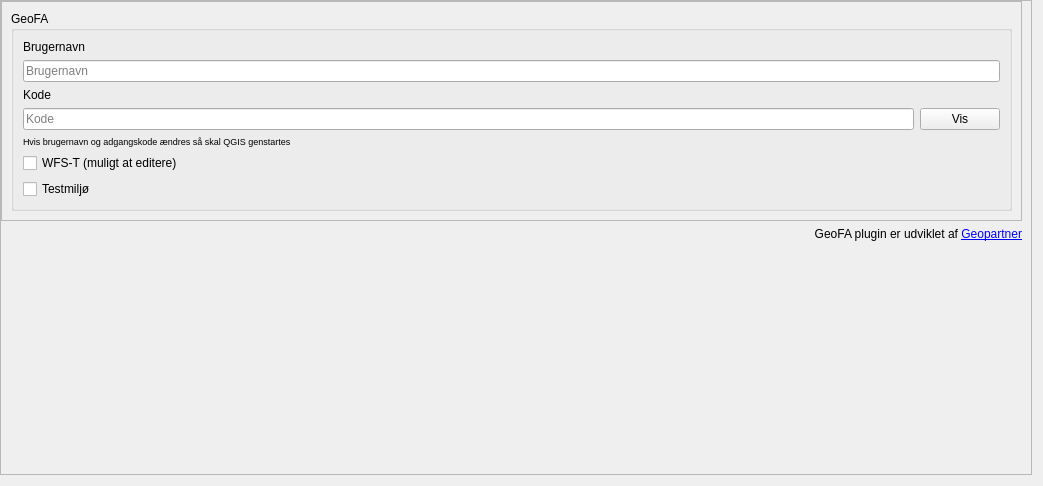
<?xml version="1.0" encoding="UTF-8"?>
<ui version="4.0">
 <class>mapregConfigWidget</class>
 <widget class="QWidget" name="mapregConfigWidget">
  <property name="geometry">
   <rect>
    <x>0</x>
    <y>0</y>
    <width>1043</width>
    <height>486</height>
   </rect>
  </property>
  <property name="windowTitle">
   <string>Geosearch DK - Settings</string>
  </property>
  <layout class="QGridLayout" name="gridLayout">
   <property name="leftMargin">
    <number>0</number>
   </property>
   <property name="topMargin">
    <number>0</number>
   </property>
   <item row="0" column="0">
    <widget class="QScrollArea" name="scrollArea">
     <property name="sizePolicy">
      <sizepolicy hsizetype="Expanding" vsizetype="Expanding">
       <horstretch>0</horstretch>
       <verstretch>0</verstretch>
      </sizepolicy>
     </property>
     <property name="toolTip">
      <string/>
     </property>
     <property name="frameShadow">
      <enum>QFrame::Raised</enum>
     </property>
     <property name="lineWidth">
      <number>0</number>
     </property>
     <property name="widgetResizable">
      <bool>true</bool>
     </property>
     <property name="alignment">
      <set>Qt::AlignLeading|Qt::AlignLeft|Qt::AlignTop</set>
     </property>
     <widget class="QWidget" name="scrollAreaWidgetContents_7">
      <property name="geometry">
       <rect>
        <x>0</x>
        <y>0</y>
        <width>1032</width>
        <height>233</height>
       </rect>
      </property>
      <property name="sizePolicy">
       <sizepolicy hsizetype="Preferred" vsizetype="Fixed">
        <horstretch>0</horstretch>
        <verstretch>0</verstretch>
       </sizepolicy>
      </property>
      <layout class="QGridLayout" name="gridLayout_2">
       <property name="leftMargin">
        <number>0</number>
       </property>
       <property name="topMargin">
        <number>0</number>
       </property>
       <item row="1" column="0">
        <widget class="QLabel" name="copyrightLabel">
         <property name="text">
          <string>&lt;html&gt;&lt;head/&gt;&lt;body&gt;&lt;p&gt;GeoFA plugin er udviklet af &lt;a href=&quot;https://geopartner.dk&quot;&gt;&lt;span style=&quot; text-decoration: underline; color:#0000ff;&quot;&gt;Geopartner&lt;/span&gt;&lt;/a&gt;&lt;/p&gt;&lt;/body&gt;&lt;/html&gt;</string>
         </property>
         <property name="alignment">
          <set>Qt::AlignRight|Qt::AlignTrailing|Qt::AlignVCenter</set>
         </property>
         <property name="openExternalLinks">
          <bool>true</bool>
         </property>
        </widget>
       </item>
       <item row="0" column="0">
        <widget class="QFrame" name="frame">
         <property name="sizePolicy">
          <sizepolicy hsizetype="Preferred" vsizetype="Fixed">
           <horstretch>0</horstretch>
           <verstretch>0</verstretch>
          </sizepolicy>
         </property>
         <property name="frameShape">
          <enum>QFrame::StyledPanel</enum>
         </property>
         <property name="frameShadow">
          <enum>QFrame::Raised</enum>
         </property>
         <layout class="QVBoxLayout" name="verticalLayout_2">
          <item>
           <widget class="QGroupBox" name="groupBox">
            <property name="title">
             <string>GeoFA</string>
            </property>
            <layout class="QVBoxLayout" name="verticalLayout">
             <item>
              <widget class="QLabel" name="label_2">
               <property name="text">
                <string>Brugernavn</string>
               </property>
              </widget>
             </item>
             <item>
              <widget class="QLineEdit" name="username">
               <property name="placeholderText">
                <string>Brugernavn</string>
               </property>
              </widget>
             </item>
             <item>
              <widget class="QLabel" name="label_3">
               <property name="text">
                <string>Kode</string>
               </property>
              </widget>
             </item>
             <item>
              <layout class="QHBoxLayout" name="horizontalLayout">
               <property name="topMargin">
                <number>0</number>
               </property>
               <item>
                <widget class="QLineEdit" name="password">
                 <property name="mouseTracking">
                  <bool>true</bool>
                 </property>
                 <property name="inputMask">
                  <string/>
                 </property>
                 <property name="echoMode">
                  <enum>QLineEdit::Password</enum>
                 </property>
                 <property name="placeholderText">
                  <string>Kode</string>
                 </property>
                </widget>
               </item>
               <item>
                <widget class="QPushButton" name="vispw">
                 <property name="sizePolicy">
                  <sizepolicy hsizetype="Minimum" vsizetype="Preferred">
                   <horstretch>0</horstretch>
                   <verstretch>0</verstretch>
                  </sizepolicy>
                 </property>
                 <property name="text">
                  <string>Vis</string>
                 </property>
                </widget>
               </item>
              </layout>
             </item>
             <item>
              <widget class="QLabel" name="label">
               <property name="font">
                <font>
                 <pointsize>7</pointsize>
                </font>
               </property>
               <property name="text">
                <string>Hvis brugernavn og adgangskode ændres så skal QGIS genstartes</string>
               </property>
              </widget>
             </item>
             <item>
              <widget class="QCheckBox" name="wfst">
               <property name="enabled">
                <bool>true</bool>
               </property>
               <property name="text">
                <string>WFS-T (muligt at editere)</string>
               </property>
               <property name="checkable">
                <bool>true</bool>
               </property>
               <property name="checked">
                <bool>false</bool>
               </property>
              </widget>
             </item>
             <item>
              <widget class="QCheckBox" name="testmiljo">
               <property name="text">
                <string>Testmiljø</string>
               </property>
              </widget>
             </item>
            </layout>
           </widget>
          </item>
         </layout>
        </widget>
       </item>
      </layout>
     </widget>
    </widget>
   </item>
  </layout>
 </widget>
 <resources/>
 <connections/>
</ui>
